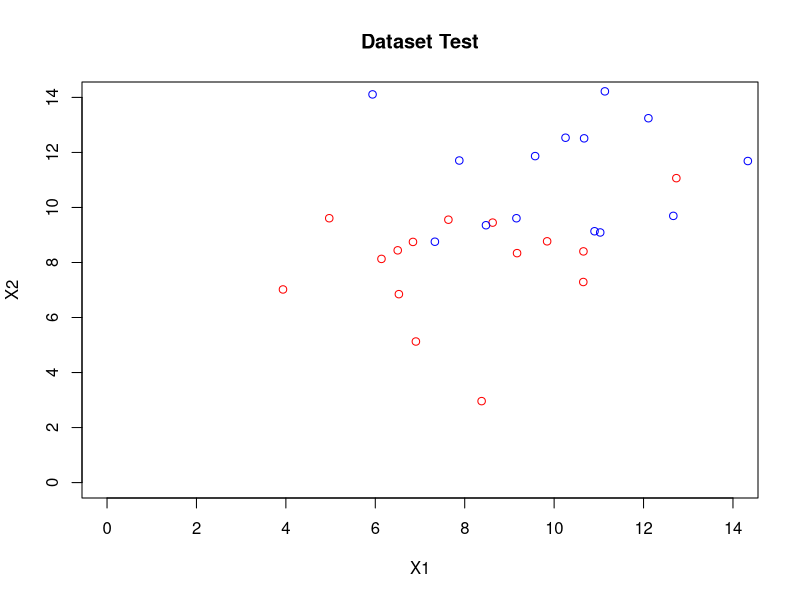

Reproduce this figure in R. (Note: this script raises an error after producing the figure.)
#1
set.seed(134678)
X1 <- cbind(c(rnorm(50,8,2)), c(rnorm(50,8,2)), c(rep(1,50)));
X2 <- cbind(c(rnorm(50,11,2)), c(rnorm(50,11,2)), c(rep(0,50)));
matriz <- rbind(X1,X2)

#2
indice_test <- c(sample(c(1:50),15), sample(c(51:100),15))
dataset_train <- matriz[-indice_test,]
dataset_test <- matriz[indice_test,]

#3
pdf("Grafica_dataset_test.pdf")
plot(0:14,0.:14,type='n',main='Dataset Test',xlab = 'X1',ylab = 'X2')
points(dataset_test[1:15,1],dataset_test[1:15,2], col='red')
points(dataset_test[16:30,1],dataset_test[16:30,2], col='blue')
dev.off()

#4 
numTree=1
#errors <- list()
errorMean <- array()
models <- list()
for(i in 1:7){
  set.seed(134678)
  models[[i]] <- randomForest(x=dataset_train[,-3], y=as.factor(dataset_train[,3]), xtest=dataset_test[,-3],ytest=as.factor(dataset_test[,3]),ntree=numTree)
  #errors[[i]] <- models[[i]]$err.rate[,1]
  errorMean[i] <- mean(models[[i]]$test$err.rate[,1])
  numTree <- numTree*10
}
#5
#La conclusión está en el PDF que está adjunto.
#6
pdf("Grafica_predicciones_RF.pdf")
plot(0:20,0.:20,type='n',main='Predicciones RF',xlab = 'X1',ylab = 'X2')
points(dataset_test[models[[3]]$test$predicted==1,1],dataset_test[models[[3]]$test$predicted==1,2], col='red')
points(dataset_test[models[[3]]$test$predicted==0,1],dataset_test[models[[3]]$test$predicted==0,2], col='blue')
dev.off()
